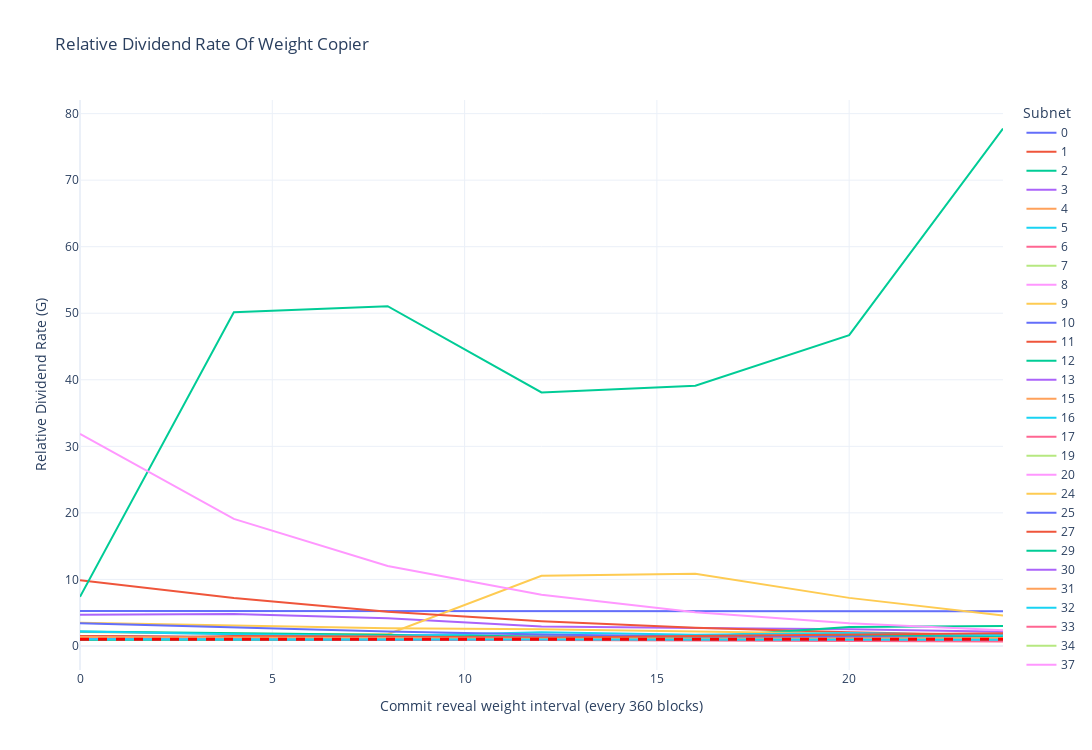

Notebook source saved alongside this figure:
### Markdown cell above
### Plotting the changes across commit reveal weight interval

### Code cell
fig = px.line(
    div_losts,
    labels={
        "value": "Relative dividend rate (G)".title(),
        "index": "Commit reveal weight interval (every 360 blocks)",
        "variable": 'Subnet'
    },
    title="Relative Dividend Rate Of Weight Copier",
    width = 1000 * 1.5,
    height = 500 * 1.5,
)
fig.add_hline(y=1, line_width=3, line_dash="dash", line_color="red", annotation_text = "")
fig.update_layout(template='plotly_white')

### Figure 1 — Plotly figure (JSON) as saved in the notebook; plotly's stock layout.template omitted (floating-point values rounded to 4 significant figures)
{"data": [{"hovertemplate": "Subnet=0<br>Commit reveal weight interval (every 360 blocks)=%{x}<br>Relative Dividend Rate (G)=%{y}<extra></extra>", "legendgroup": "0", "line": {"color": "#636efa", "dash": "solid"}, "marker": {"symbol": "circle"}, "mode": "lines", "name": "0", "orientation": "v", "showlegend": true, "type": "scatter", "x": [0, 4, 8, 12, 16, 20, 24], "xaxis": "x", "y": [5.232, 5.238, 5.233, 5.229, 5.227, 5.225, 5.22], "yaxis": "y"}, {"hovertemplate": "Subnet=1<br>Commit reveal weight interval (every 360 blocks)=%{x}<br>Relative Dividend Rate (G)=%{y}<extra></extra>", "legendgroup": "1", "line": {"color": "#EF553B", "dash": "solid"}, "marker": {"symbol": "circle"}, "mode": "lines", "name": "1", "orientation": "v", "showlegend": true, "type": "scatter", "x": [0, 4, 8, 12, 16, 20, 24], "xaxis": "x", "y": [1.227, 1.165, 1.105, 1.078, 1.026, 1.019, 1.019], "yaxis": "y"}, {"hovertemplate": "Subnet=2<br>Commit reveal weight interval (every 360 blocks)=%{x}<br>Relative Dividend Rate (G)=%{y}<extra></extra>", "legendgroup": "2", "line": {"color": "#00cc96", "dash": "solid"}, "marker": {"symbol": "circle"}, "mode": "lines", "name": "2", "orientation": "v", "showlegend": true, "type": "scatter", "x": [0, 4, 8, 12, 16, 20, 24], "xaxis": "x", "y": [1.017, 1.006, 0.9992, 1.003, 1.008, 1.007, 1.005], "yaxis": "y"}, {"hovertemplate": "Subnet=3<br>Commit reveal weight interval (every 360 blocks)=%{x}<br>Relative Dividend Rate (G)=%{y}<extra></extra>", "legendgroup": "3", "line": {"color": "#ab63fa", "dash": "solid"}, "marker": {"symbol": "circle"}, "mode": "lines", "name": "3", "orientation": "v", "showlegend": true, "type": "scatter", "x": [0, 4, 8, 12, 16, 20, 24], "xaxis": "x", "y": [4.695, 4.796, 4.151, 2.914, 2.692, 2.506, 2.129], "yaxis": "y"}, {"hovertemplate": "Subnet=4<br>Commit reveal weight interval (every 360 blocks)=%{x}<br>Relative Dividend Rate (G)=%{y}<extra></extra>", "legendgroup": "4", "line": {"color": "#FFA15A", "dash": "solid"}, "marker": {"symbol": "circle"}, "mode": "lines", "name": "4", "orientation": "v", "showlegend": true, "type": "scatter", "x": [0, 4, 8, 12, 16, 20, 24], "xaxis": "x", "y": [1.079, 1.035, 1.018, 1.017, 1.013, 1.01, 1.011], "yaxis": "y"}, {"hovertemplate": "Subnet=5<br>Commit reveal weight interval (every 360 blocks)=%{x}<br>Relative Dividend Rate (G)=%{y}<extra></extra>", "legendgroup": "5", "line": {"color": "#19d3f3", "dash": "solid"}, "marker": {"symbol": "circle"}, "mode": "lines", "name": "5", "orientation": "v", "showlegend": true, "type": "scatter", "x": [0, 4, 8, 12, 16, 20, 24], "xaxis": "x", "y": [1.021, 0.9514, 0.9605, 0.976, 0.9902, 0.999, 1.005], "yaxis": "y"}, {"hovertemplate": "Subnet=6<br>Commit reveal weight interval (every 360 blocks)=%{x}<br>Relative Dividend Rate (G)=%{y}<extra></extra>", "legendgroup": "6", "line": {"color": "#FF6692", "dash": "solid"}, "marker": {"symbol": "circle"}, "mode": "lines", "name": "6", "orientation": "v", "showlegend": true, "type": "scatter", "x": [0, 4, 8, 12, 16, 20, 24], "xaxis": "x", "y": [1.269, 1.147, 1.358, 1.296, 1.153, 1.064, 0.9989], "yaxis": "y"}, {"hovertemplate": "Subnet=7<br>Commit reveal weight interval (every 360 blocks)=%{x}<br>Relative Dividend Rate (G)=%{y}<extra></extra>", "legendgroup": "7", "line": {"color": "#B6E880", "dash": "solid"}, "marker": {"symbol": "circle"}, "mode": "lines", "name": "7", "orientation": "v", "showlegend": true, "type": "scatter", "x": [0, 4, 8, 12, 16, 20, 24], "xaxis": "x", "y": [1.007, 1.061, 1.077, 1.062, 1.04, 1.033, 1.019], "yaxis": "y"}, {"hovertemplate": "Subnet=8<br>Commit reveal weight interval (every 360 blocks)=%{x}<br>Relative Dividend Rate (G)=%{y}<extra></extra>", "legendgroup": "8", "line": {"color": "#FF97FF", "dash": "solid"}, "marker": {"symbol": "circle"}, "mode": "lines", "name": "8", "orientation": "v", "showlegend": true, "type": "scatter", "x": [0, 4, 8, 12, 16, 20, 24], "xaxis": "x", "y": [1.018, 1.019, 1.071, 1.051, 1.024, 1.0, 0.9858], "yaxis": "y"}, {"hovertemplate": "Subnet=9<br>Commit reveal weight interval (every 360 blocks)=%{x}<br>Relative Dividend Rate (G)=%{y}<extra></extra>", "legendgroup": "9", "line": {"color": "#FECB52", "dash": "solid"}, "marker": {"symbol": "circle"}, "mode": "lines", "name": "9", "orientation": "v", "showlegend": true, "type": "scatter", "x": [0, 4, 8, 12, 16, 20, 24], "xaxis": "x", "y": [2.102, 1.817, 1.77, 10.54, 10.85, 7.221, 4.589], "yaxis": "y"}, {"hovertemplate": "Subnet=10<br>Commit reveal weight interval (every 360 blocks)=%{x}<br>Relative Dividend Rate (G)=%{y}<extra></extra>", "legendgroup": "10", "line": {"color": "#636efa", "dash": "solid"}, "marker": {"symbol": "circle"}, "mode": "lines", "name": "10", "orientation": "v", "showlegend": true, "type": "scatter", "x": [0, 4, 8, 12, 16, 20, 24], "xaxis": "x", "y": [1.2, 1.12, 1.078, 1.039, 0.9774, 0.9707, 0.9726], "yaxis": "y"}, {"hovertemplate": "Subnet=11<br>Commit reveal weight interval (every 360 blocks)=%{x}<br>Relative Dividend Rate (G)=%{y}<extra></extra>", "legendgroup": "11", "line": {"color": "#EF553B", "dash": "solid"}, "marker": {"symbol": "circle"}, "mode": "lines", "name": "11", "orientation": "v", "showlegend": true, "type": "scatter", "x": [0, 4, 8, 12, 16, 20, 24], "xaxis": "x", "y": [9.888, 7.189, 5.152, 3.697, 2.713, 2.055, 1.612], "yaxis": "y"}, {"hovertemplate": "Subnet=12<br>Commit reveal weight interval (every 360 blocks)=%{x}<br>Relative Dividend Rate (G)=%{y}<extra></extra>", "legendgroup": "12", "line": {"color": "#00cc96", "dash": "solid"}, "marker": {"symbol": "circle"}, "mode": "lines", "name": "12", "orientation": "v", "showlegend": true, "type": "scatter", "x": [0, 4, 8, 12, 16, 20, 24], "xaxis": "x", "y": [7.394, 50.15, 51.07, 38.09, 39.1, 46.71, 77.77], "yaxis": "y"}, {"hovertemplate": "Subnet=13<br>Commit reveal weight interval (every 360 blocks)=%{x}<br>Relative Dividend Rate (G)=%{y}<extra></extra>", "legendgroup": "13", "line": {"color": "#ab63fa", "dash": "solid"}, "marker": {"symbol": "circle"}, "mode": "lines", "name": "13", "orientation": "v", "showlegend": true, "type": "scatter", "x": [0, 4, 8, 12, 16, 20, 24], "xaxis": "x", "y": [0.993, 1.001, 1.004, 1.004, 1.005, 1.014, 1.013], "yaxis": "y"}, {"hovertemplate": "Subnet=15<br>Commit reveal weight interval (every 360 blocks)=%{x}<br>Relative Dividend Rate (G)=%{y}<extra></extra>", "legendgroup": "15", "line": {"color": "#FFA15A", "dash": "solid"}, "marker": {"symbol": "circle"}, "mode": "lines", "name": "15", "orientation": "v", "showlegend": true, "type": "scatter", "x": [0, 4, 8, 12, 16, 20, 24], "xaxis": "x", "y": [1.188, 1.076, 1.036, 0.998, 0.9706, 0.9478, 0.9494], "yaxis": "y"}, {"hovertemplate": "Subnet=16<br>Commit reveal weight interval (every 360 blocks)=%{x}<br>Relative Dividend Rate (G)=%{y}<extra></extra>", "legendgroup": "16", "line": {"color": "#19d3f3", "dash": "solid"}, "marker": {"symbol": "circle"}, "mode": "lines", "name": "16", "orientation": "v", "showlegend": true, "type": "scatter", "x": [0, 4, 8, 12, 16, 20, 24], "xaxis": "x", "y": [1.06, 1.016, 0.962, 0.9131, 0.8791, 0.8506, 0.831], "yaxis": "y"}, {"hovertemplate": "Subnet=17<br>Commit reveal weight interval (every 360 blocks)=%{x}<br>Relative Dividend Rate (G)=%{y}<extra></extra>", "legendgroup": "17", "line": {"color": "#FF6692", "dash": "solid"}, "marker": {"symbol": "circle"}, "mode": "lines", "name": "17", "orientation": "v", "showlegend": true, "type": "scatter", "x": [0, 4, 8, 12, 16, 20, 24], "xaxis": "x", "y": [1.048, 1.031, 1.101, 1.111, 1.096, 1.079, 1.101], "yaxis": "y"}, {"hovertemplate": "Subnet=19<br>Commit reveal weight interval (every 360 blocks)=%{x}<br>Relative Dividend Rate (G)=%{y}<extra></extra>", "legendgroup": "19", "line": {"color": "#B6E880", "dash": "solid"}, "marker": {"symbol": "circle"}, "mode": "lines", "name": "19", "orientation": "v", "showlegend": true, "type": "scatter", "x": [0, 4, 8, 12, 16, 20, 24], "xaxis": "x", "y": [1.2, 1.174, 1.139, 1.113, 1.076, 1.053, 1.039], "yaxis": "y"}, {"hovertemplate": "Subnet=20<br>Commit reveal weight interval (every 360 blocks)=%{x}<br>Relative Dividend Rate (G)=%{y}<extra></extra>", "legendgroup": "20", "line": {"color": "#FF97FF", "dash": "solid"}, "marker": {"symbol": "circle"}, "mode": "lines", "name": "20", "orientation": "v", "showlegend": true, "type": "scatter", "x": [0, 4, 8, 12, 16, 20, 24], "xaxis": "x", "y": [1.142, 1.13, 1.125, 1.095, 1.065, 1.043, 1.027], "yaxis": "y"}, {"hovertemplate": "Subnet=24<br>Commit reveal weight interval (every 360 blocks)=%{x}<br>Relative Dividend Rate (G)=%{y}<extra></extra>", "legendgroup": "24", "line": {"color": "#FECB52", "dash": "solid"}, "marker": {"symbol": "circle"}, "mode": "lines", "name": "24", "orientation": "v", "showlegend": true, "type": "scatter", "x": [0, 4, 8, 12, 16, 20, 24], "xaxis": "x", "y": [1.018, 0.9951, 0.9792, 0.9668, 0.9584, 0.9531, 0.9549], "yaxis": "y"}, {"hovertemplate": "Subnet=25<br>Commit reveal weight interval (every 360 blocks)=%{x}<br>Relative Dividend Rate (G)=%{y}<extra></extra>", "legendgroup": "25", "line": {"color": "#636efa", "dash": "solid"}, "marker": {"symbol": "circle"}, "mode": "lines", "name": "25", "orientation": "v", "showlegend": true, "type": "scatter", "x": [0, 4, 8, 12, 16, 20, 24], "xaxis": "x", "y": [1.392, 1.308, 1.273, 1.305, 1.302, 1.198, 1.129], "yaxis": "y"}, {"hovertemplate": "Subnet=27<br>Commit reveal weight interval (every 360 blocks)=%{x}<br>Relative Dividend Rate (G)=%{y}<extra></extra>", "legendgroup": "27", "line": {"color": "#EF553B", "dash": "solid"}, "marker": {"symbol": "circle"}, "mode": "lines", "name": "27", "orientation": "v", "showlegend": true, "type": "scatter", "x": [0, 4, 8, 12, 16, 20, 24], "xaxis": "x", "y": [1.498, 1.308, 1.24, 1.408, 1.347, 1.278, 1.202], "yaxis": "y"}, {"hovertemplate": "Subnet=29<br>Commit reveal weight interval (every 360 blocks)=%{x}<br>Relative Dividend Rate (G)=%{y}<extra></extra>", "legendgroup": "29", "line": {"color": "#00cc96", "dash": "solid"}, "marker": {"symbol": "circle"}, "mode": "lines", "name": "29", "orientation": "v", "showlegend": true, "type": "scatter", "x": [0, 4, 8, 12, 16, 20, 24], "xaxis": "x", "y": [2.168, 1.9, 1.636, 1.411, 1.286, 2.859, 2.998], "yaxis": "y"}, {"hovertemplate": "Subnet=30<br>Commit reveal weight interval (every 360 blocks)=%{x}<br>Relative Dividend Rate (G)=%{y}<extra></extra>", "legendgroup": "30", "line": {"color": "#ab63fa", "dash": "solid"}, "marker": {"symbol": "circle"}, "mode": "lines", "name": "30", "orientation": "v", "showlegend": true, "type": "scatter", "x": [0, 4, 8, 12, 16, 20, 24], "xaxis": "x", "y": [1.087, 0.9948, 0.9449, 0.9245, 0.9079, 0.9032, 0.8715], "yaxis": "y"}, {"hovertemplate": "Subnet=31<br>Commit reveal weight interval (every 360 blocks)=%{x}<br>Relative Dividend Rate (G)=%{y}<extra></extra>", "legendgroup": "31", "line": {"color": "#FFA15A", "dash": "solid"}, "marker": {"symbol": "circle"}, "mode": "lines", "name": "31", "orientation": "v", "showlegend": true, "type": "scatter", "x": [0, 4, 8, 12, 16, 20, 24], "xaxis": "x", "y": [1.363, 1.254, 1.417, 1.314, 1.186, 1.084, 1.011], "yaxis": "y"}, {"hovertemplate": "Subnet=32<br>Commit reveal weight interval (every 360 blocks)=%{x}<br>Relative Dividend Rate (G)=%{y}<extra></extra>", "legendgroup": "32", "line": {"color": "#19d3f3", "dash": "solid"}, "marker": {"symbol": "circle"}, "mode": "lines", "name": "32", "orientation": "v", "showlegend": true, "type": "scatter", "x": [0, 4, 8, 12, 16, 20, 24], "xaxis": "x", "y": [1.107, 1.083, 1.073, 1.058, 1.038, 1.026, 1.038], "yaxis": "y"}, {"hovertemplate": "Subnet=33<br>Commit reveal weight interval (every 360 blocks)=%{x}<br>Relative Dividend Rate (G)=%{y}<extra></extra>", "legendgroup": "33", "line": {"color": "#FF6692", "dash": "solid"}, "marker": {"symbol": "circle"}, "mode": "lines", "name": "33", "orientation": "v", "showlegend": true, "type": "scatter", "x": [0, 4, 8, 12, 16, 20, 24], "xaxis": "x", "y": [1.047, 1.049, 1.046, 1.042, 1.041, 1.04, 1.037], "yaxis": "y"}, {"hovertemplate": "Subnet=34<br>Commit reveal weight interval (every 360 blocks)=%{x}<br>Relative Dividend Rate (G)=%{y}<extra></extra>", "legendgroup": "34", "line": {"color": "#B6E880", "dash": "solid"}, "marker": {"symbol": "circle"}, "mode": "lines", "name": "34", "orientation": "v", "showlegend": true, "type": "scatter", "x": [0, 4, 8, 12, 16, 20, 24], "xaxis": "x", "y": [1.043, 1.047, 1.05, 1.044, 1.049, 1.042, 1.038], "yaxis": "y"}, {"hovertemplate": "Subnet=37<br>Commit reveal weight interval (every 360 blocks)=%{x}<br>Relative Dividend Rate (G)=%{y}<extra></extra>", "legendgroup": "37", "line": {"color": "#FF97FF", "dash": "solid"}, "marker": {"symbol": "circle"}, "mode": "lines", "name": "37", "orientation": "v", "showlegend": true, "type": "scatter", "x": [0, 4, 8, 12, 16, 20, 24], "xaxis": "x", "y": [31.87, 19.1, 12.02, 7.704, 5.064, 3.412, 2.361], "yaxis": "y"}, {"hovertemplate": "Subnet=39<br>Commit reveal weight interval (every 360 blocks)=%{x}<br>Relative Dividend Rate (G)=%{y}<extra></extra>", "legendgroup": "39", "line": {"color": "#FECB52", "dash": "solid"}, "marker": {"symbol": "circle"}, "mode": "lines", "name": "39", "orientation": "v", "showlegend": true, "type": "scatter", "x": [0, 4, 8, 12, 16, 20, 24], "xaxis": "x", "y": [3.496, 3.06, 2.667, 2.494, 2.139, 1.812, 1.492], "yaxis": "y"}, {"hovertemplate": "Subnet=40<br>Commit reveal weight interval (every 360 blocks)=%{x}<br>Relative Dividend Rate (G)=%{y}<extra></extra>", "legendgroup": "40", "line": {"color": "#636efa", "dash": "solid"}, "marker": {"symbol": "circle"}, "mode": "lines", "name": "40", "orientation": "v", "showlegend": true, "type": "scatter", "x": [0, 4, 8, 12, 16, 20, 24], "xaxis": "x", "y": [1.417, 1.333, 1.298, 1.319, 1.22, 1.185, 1.164], "yaxis": "y"}, {"hovertemplate": "Subnet=41<br>Commit reveal weight interval (every 360 blocks)=%{x}<br>Relative Dividend Rate (G)=%{y}<extra></extra>", "legendgroup": "41", "line": {"color": "#EF553B", "dash": "solid"}, "marker": {"symbol": "circle"}, "mode": "lines", "name": "41", "orientation": "v", "showlegend": true, "type": "scatter", "x": [0, 4, 8, 12, 16, 20, 24], "xaxis": "x", "y": [1.497, 1.289, 1.165, 1.064, 1.166, 1.601, 1.697], "yaxis": "y"}, {"hovertemplate": "Subnet=44<br>Commit reveal weight interval (every 360 blocks)=%{x}<br>Relative Dividend Rate (G)=%{y}<extra></extra>", "legendgroup": "44", "line": {"color": "#00cc96", "dash": "solid"}, "marker": {"symbol": "circle"}, "mode": "lines", "name": "44", "orientation": "v", "showlegend": true, "type": "scatter", "x": [0, 4, 8, 12, 16, 20, 24], "xaxis": "x", "y": [1.119, 1.078, 1.045, 1.027, 1.355, 1.541, 1.492], "yaxis": "y"}, {"hovertemplate": "Subnet=45<br>Commit reveal weight interval (every 360 blocks)=%{x}<br>Relative Dividend Rate (G)=%{y}<extra></extra>", "legendgroup": "45", "line": {"color": "#ab63fa", "dash": "solid"}, "marker": {"symbol": "circle"}, "mode": "lines", "name": "45", "orientation": "v", "showlegend": true, "type": "scatter", "x": [0, 4, 8, 12, 16, 20, 24], "xaxis": "x", "y": [1.136, 1.095, 1.067, 1.052, 1.013, 1.006, 1.003], "yaxis": "y"}, {"hovertemplate": "Subnet=46<br>Commit reveal weight interval (every 360 blocks)=%{x}<br>Relative Dividend Rate (G)=%{y}<extra></extra>", "legendgroup": "46", "line": {"color": "#FFA15A", "dash": "solid"}, "marker": {"symbol": "circle"}, "mode": "lines", "name": "46", "orientation": "v", "showlegend": true, "type": "scatter", "x": [0, 4, 8, 12, 16, 20, 24], "xaxis": "x", "y": [1.087, 1.049, 1.029, 1.016, 1.018, 1.013, 1.002], "yaxis": "y"}, {"hovertemplate": "Subnet=47<br>Commit reveal weight interval (every 360 blocks)=%{x}<br>Relative Dividend Rate (G)=%{y}<extra></extra>", "legendgroup": "47", "line": {"color": "#19d3f3", "dash": "solid"}, "marker": {"symbol": "circle"}, "mode": "lines", "name": "47", "orientation": "v", "showlegend": true, "type": "scatter", "x": [0, 4, 8, 12, 16, 20, 24], "xaxis": "x", "y": [2.151, 1.75, 1.486, 2.051, 1.677, 1.95, 1.593], "yaxis": "y"}, {"hovertemplate": "Subnet=48<br>Commit reveal weight interval (every 360 blocks)=%{x}<br>Relative Dividend Rate (G)=%{y}<extra></extra>", "legendgroup": "48", "line": {"color": "#FF6692", "dash": "solid"}, "marker": {"symbol": "circle"}, "mode": "lines", "name": "48", "orientation": "v", "showlegend": true, "type": "scatter", "x": [0, 4, 8, 12, 16, 20, 24], "xaxis": "x", "y": [1.129, 1.046, 0.9686, 0.8701, 0.7748, 0.7149, 0.6654], "yaxis": "y"}, {"hovertemplate": "Subnet=49<br>Commit reveal weight interval (every 360 blocks)=%{x}<br>Relative Dividend Rate (G)=%{y}<extra></extra>", "legendgroup": "49", "line": {"color": "#B6E880", "dash": "solid"}, "marker": {"symbol": "circle"}, "mode": "lines", "name": "49", "orientation": "v", "showlegend": true, "type": "scatter", "x": [0, 4, 8, 12, 16, 20, 24], "xaxis": "x", "y": [1.12, 1.111, 1.076, 1.047, 1.035, 1.025, 1.012], "yaxis": "y"}, {"hovertemplate": "Subnet=50<br>Commit reveal weight interval (every 360 blocks)=%{x}<br>Relative Dividend Rate (G)=%{y}<extra></extra>", "legendgroup": "50", "line": {"color": "#FF97FF", "dash": "solid"}, "marker": {"symbol": "circle"}, "mode": "lines", "name": "50", "orientation": "v", "showlegend": true, "type": "scatter", "x": [0, 4, 8, 12, 16, 20, 24], "xaxis": "x", "y": [null, null, null, null, null, null, null], "yaxis": "y"}, {"hovertemplate": "Subnet=52<br>Commit reveal weight interval (every 360 blocks)=%{x}<br>Relative Dividend Rate (G)=%{y}<extra></extra>", "legendgroup": "52", "line": {"color": "#FECB52", "dash": "solid"}, "marker": {"symbol": "circle"}, "mode": "lines", "name": "52", "orientation": "v", "showlegend": true, "type": "scatter", "x": [0, 4, 8, 12, 16, 20, 24], "xaxis": "x", "y": [1.123, 1.107, 1.062, 1.026, 1.012, 1.012, 1.065], "yaxis": "y"}, {"hovertemplate": "Subnet=53<br>Commit reveal weight interval (every 360 blocks)=%{x}<br>Relative Dividend Rate (G)=%{y}<extra></extra>", "legendgroup": "53", "line": {"color": "#636efa", "dash": "solid"}, "marker": {"symbol": "circle"}, "mode": "lines", "name": "53", "orientation": "v", "showlegend": true, "type": "scatter", "x": [0, 4, 8, 12, 16, 20, 24], "xaxis": "x", "y": [3.421, 2.764, 2.169, 1.722, 1.412, 1.359, 1.194], "yaxis": "y"}, {"hovertemplate": "Subnet=54<br>Commit reveal weight interval (every 360 blocks)=%{x}<br>Relative Dividend Rate (G)=%{y}<extra></extra>", "legendgroup": "54", "line": {"color": "#EF553B", "dash": "solid"}, "marker": {"symbol": "circle"}, "mode": "lines", "name": "54", "orientation": "v", "showlegend": true, "type": "scatter", "x": [0, 4, 8, 12, 16, 20, 24], "xaxis": "x", "y": [0.9536, 1.508, 1.427, 1.226, 1.51, 1.751, 1.914], "yaxis": "y"}, {"hovertemplate": "Subnet=55<br>Commit reveal weight interval (every 360 blocks)=%{x}<br>Relative Dividend Rate (G)=%{y}<extra></extra>", "legendgroup": "55", "line": {"color": "#00cc96", "dash": "solid"}, "marker": {"symbol": "circle"}, "mode": "lines", "name": "55", "orientation": "v", "showlegend": true, "type": "scatter", "x": [0, 4, 8, 12, 16, 20, 24], "xaxis": "x", "y": [0.9373, 0.9918, 1.039, 1.023, 1.009, 1.095, 1.073], "yaxis": "y"}, {"hovertemplate": "Subnet=56<br>Commit reveal weight interval (every 360 blocks)=%{x}<br>Relative Dividend Rate (G)=%{y}<extra></extra>", "legendgroup": "56", "line": {"color": "#ab63fa", "dash": "solid"}, "marker": {"symbol": "circle"}, "mode": "lines", "name": "56", "orientation": "v", "showlegend": true, "type": "scatter", "x": [0, 4, 8, 12, 16, 20, 24], "xaxis": "x", "y": [1.096, 1.121, 1.087, 1.057, 1.047, 1.044, 0.9886], "yaxis": "y"}, {"hovertemplate": "Subnet=57<br>Commit reveal weight interval (every 360 blocks)=%{x}<br>Relative Dividend Rate (G)=%{y}<extra></extra>", "legendgroup": "57", "line": {"color": "#FFA15A", "dash": "solid"}, "marker": {"symbol": "circle"}, "mode": "lines", "name": "57", "orientation": "v", "showlegend": true, "type": "scatter", "x": [0, 4, 8, 12, 16, 20, 24], "xaxis": "x", "y": [1.347, 1.22, 1.134, 1.061, 1.095, 1.15, 1.189], "yaxis": "y"}, {"hovertemplate": "Subnet=58<br>Commit reveal weight interval (every 360 blocks)=%{x}<br>Relative Dividend Rate (G)=%{y}<extra></extra>", "legendgroup": "58", "line": {"color": "#19d3f3", "dash": "solid"}, "marker": {"symbol": "circle"}, "mode": "lines", "name": "58", "orientation": "v", "showlegend": true, "type": "scatter", "x": [0, 4, 8, 12, 16, 20, 24], "xaxis": "x", "y": [0.9938, 0.9983, 0.9828, 0.969, 0.9486, 0.9324, 0.9176], "yaxis": "y"}], "layout": {"annotations": [{"showarrow": false, "text": "", "x": 1, "xanchor": "right", "xref": "x domain", "y": 1, "yanchor": "bottom", "yref": "y"}], "height": 750, "legend": {"title": {"text": "Subnet"}, "tracegroupgap": 0}, "shapes": [{"line": {"color": "red", "dash": "dash", "width": 3}, "type": "line", "x0": 0, "x1": 1, "xref": "x domain", "y0": 1, "y1": 1, "yref": "y"}], "title": {"text": "Relative Dividend Rate Of Weight Copier"}, "width": 1500, "xaxis": {"anchor": "y", "domain": [0, 1], "title": {"text": "Commit reveal weight interval (every 360 blocks)"}}, "yaxis": {"anchor": "x", "domain": [0, 1], "title": {"text": "Relative Dividend Rate (G)"}}}}
